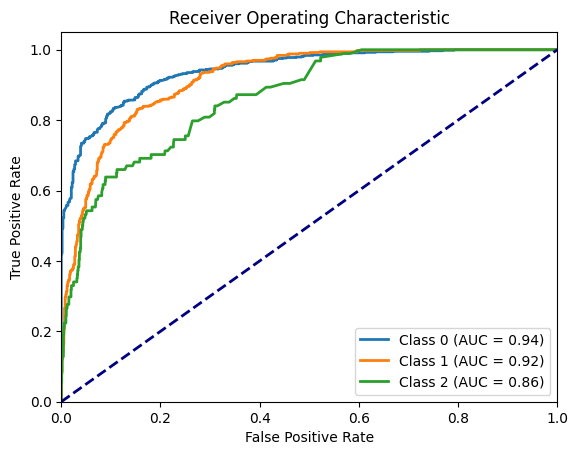
#> input picture features/approach1/aucroc_feature_selection.png, 578 x 455 px
$ python -i featureExtraction.py   (imports and definitions only)
#> lines starting #> are read from the running program, lines starting #| are printed output that depends on the picture
import numpy as np
import cv2
import pandas as pd
from skimage import feature
from skimage.feature import graycomatrix, graycoprops, local_binary_pattern

from skimage.filters import gabor
from skimage import img_as_ubyte
import csv

class FeatureExtraction:
    def __init__(self):
        pass

    def extractFeaturesApproach1(self, image):
        mask = np.full(image.shape, 255)
        glcmFeatures = self.extract_glcm_features(image)
        lbpFeatures = self.extractLBPFeatures(image, mask)
        histFeatures = self.extract3DHistogram(image, mask)
        features = np.concatenate([glcmFeatures, lbpFeatures, histFeatures])
        return features

    def extractFeaturesApproach2(self, image, mask):
        features = self.color_features(image, mask)
        return features

    # [13 lines left out: functions extractFeaturesApproach25, extractKeypointFeatures, not called in this run]

    def calculate_cluster_prominence(self,glcm):
        # Calculate cluster prominence
        p = np.indices(glcm.shape)[0]
        q = np.indices(glcm.shape)[1]
        sum_rows = np.sum(glcm, axis=1)
        sum_cols = np.sum(glcm, axis=0)
        mean_row = np.sum(p * glcm) / np.sum(glcm)
        mean_col = np.sum(q * glcm) / np.sum(glcm)
        cluster_prominence = np.sum(((p + q - mean_row - mean_col) ** 4) * glcm) / np.sum(glcm) ** 2
        return cluster_prominence


    def calculate_cluster_shade(self,glcm):
        # Calculate cluster shade
        p = np.indices(glcm.shape)[0]
        q = np.indices(glcm.shape)[1]
        mean_row = np.sum(p * glcm) / np.sum(glcm)
        mean_col = np.sum(q * glcm) / np.sum(glcm)
        cluster_shade = np.sum(((p + q - mean_row - mean_col) ** 3) * glcm) / np.sum(glcm) ** 2
        return cluster_shade


    def calculate_max_probability(self,glcm):
        # Calculate max probability
        max_probability = np.max(glcm) / np.sum(glcm)
        return max_probability


    def calculate_sum_average(self,glcm):
        # Calculate sum average
        p = np.indices(glcm.shape)[0]
        q = np.indices(glcm.shape)[1]
        sum_average = np.sum((p + q) * glcm) / np.sum(glcm)
        return sum_average


    def calculate_sum_variance(self,glcm):
        # Calculate sum variance
        p = np.indices(glcm.shape)[0]
        q = np.indices(glcm.shape)[1]
        sum_average = self.calculate_sum_average(glcm)
        sum_variance = np.sum(((p + q) - sum_average) ** 2 * glcm) / np.sum(glcm)
        return sum_variance


    def calculate_sum_entropy(self,glcm):
        # Calculate sum entropy
        glcm_normalized = glcm / np.sum(glcm)
        sum_entropy = -np.sum(glcm_normalized * np.log2(glcm_normalized + 1e-10))
        return sum_entropy


    def calculate_difference_variance(self,glcm):
        # Calculate difference variance
        p = np.indices(glcm.shape)[0]
        q = np.indices(glcm.shape)[1]
        difference_variance = np.sum(((p - q) ** 2) * glcm) / np.sum(glcm)
        return difference_variance


    def calculate_difference_entropy(self,glcm):
        # Calculate difference entropy
        glcm_normalized = glcm / np.sum(glcm)
        difference_entropy = -np.sum(glcm_normalized * np.log2(glcm_normalized + 1e-10))
        return difference_entropy

    # [10 lines left out: function extract_gabor_features, not called in this run]

    def extract_glcm_features(self,roi):
        gray = cv2.cvtColor(roi, cv2.COLOR_BGR2GRAY)
        # Param:
        # source image
        # List of pixel pair distance offsets - here 1 in each direction
        # List of pixel pair angles in radians
        graycom = feature.graycomatrix(gray, [1], [0, np.pi / 4, np.pi / 2, 3 * np.pi / 4], levels=256)

        # Find the GLCM properties
        contrast = feature.graycoprops(graycom, 'contrast')
        dissimilarity = feature.graycoprops(graycom, 'dissimilarity')
        homogeneity = feature.graycoprops(graycom, 'homogeneity')
        energy = feature.graycoprops(graycom, 'energy')
        correlation = feature.graycoprops(graycom, 'correlation')
        asm = feature.graycoprops(graycom, 'ASM')

        cluster_prominence = self.calculate_cluster_prominence(graycom)
        cluster_shade = self.calculate_cluster_shade(graycom)
        max_probability = self.calculate_max_probability(graycom)
        sum_average = self.calculate_sum_average(graycom)
        sum_variance = self.calculate_sum_variance(graycom)
        sum_entropy = self.calculate_sum_entropy(graycom)
        difference_variance = self.calculate_difference_variance(graycom)
        difference_entropy = self.calculate_difference_entropy(graycom)

        # # Calculate the lacunarity feature from the contrast
        lacunarity = 1 - (contrast.var() / contrast.mean() ** 2)

        # Concatenate all the features into a single vector
        features = np.concatenate([
            contrast.ravel(),
            dissimilarity.ravel(),
            homogeneity.ravel(),
            energy.ravel(),
            correlation.ravel(),
            asm.ravel(),
            lacunarity.ravel(),
            cluster_prominence.ravel(),
            cluster_shade.ravel(),
            max_probability.ravel(),
            sum_average.ravel(),
            sum_variance.ravel(),
            sum_entropy.ravel(),
            difference_variance.ravel(),
            difference_entropy.ravel()
        ])
        # print(features)

        return features

    @staticmethod
    def extractLBPFeatures(image, mask):
        gray_image = cv2.cvtColor(image, cv2.COLOR_BGR2GRAY)
        lbp_image = local_binary_pattern(gray_image, P=8, R=1, method='uniform')
        lbp_hist = np.histogram(lbp_image, bins=int(lbp_image.max()+1))
        return lbp_hist[0]

    def extract3DHistogram(self, image, mask):
        channels = [0, 1, 2]
        bins = [3, 3, 3]
        ranges = [0, 256, 0, 256, 0, 256]
        bgr_histogram = cv2.calcHist([image], channels, None, bins, ranges)
        features = bgr_histogram.flatten()
        return features

    # [34 lines left out: functions shape_features, color_features, not called in this run]

>>> import cv2
>>> picture = cv2.imread('../features/approach1/aucroc_feature_selection.png')
#> picture is the input picture: shape (455, 578, 3); mean B, G, R 245.3, 246.1, 245.5
>>> result = FeatureExtraction().extractFeaturesApproach1(picture)
#> in extract_glcm_features, `gray = cv2.cvtColor(roi, cv2.COLOR_BGR2GRAY)`:
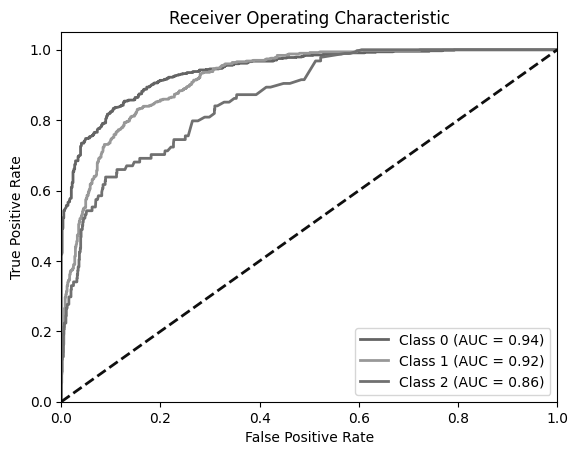
#> gray: shape (455, 578); min 0, max 255, mean 245.8
#> in extract_glcm_features, `contrast = feature.graycoprops(graycom, 'contrast')`: contrast = [[927.4, 1884.7, 1086.1, 1678.2]]
#> in extract_glcm_features, `dissimilarity = feature.graycoprops(graycom, 'dissimilarity')`: dissimilarity = [[5.85, 10.66, 6.63, 9.43]]
#> in extract_glcm_features, `homogeneity = feature.graycoprops(graycom, 'homogeneity')`: homogeneity = [[0.937, 0.897, 0.925, 0.904]]
#> in extract_glcm_features, `energy = feature.graycoprops(graycom, 'energy')`: energy = [[0.904, 0.89, 0.901, 0.894]]
#> in extract_glcm_features, `correlation = feature.graycoprops(graycom, 'correlation')`: correlation = [[0.707, 0.405, 0.657, 0.47]]
#> in extract_glcm_features, `asm = feature.graycoprops(graycom, 'ASM')`: asm = [[0.818, 0.793, 0.812, 0.799]]
#> in calculate_cluster_prominence, `sum_rows = np.sum(glcm, axis=1)`: sum_rows = 256 rows, first 6: [2318, 2318, 2318, 2318], [72, 72, 72, 72], [43, 43, 43, 43], [75, 75, 75, 75], [30, 30, 30, 30], [35, 35, 35, 35]
#> in calculate_cluster_prominence, `sum_cols = np.sum(glcm, axis=0)`: sum_cols has the same summary as sum_rows
#> in calculate_cluster_prominence, `mean_row = np.sum(p * glcm) / np.sum(glcm)`: mean_row = 245.8
#> in calculate_cluster_prominence, `cluster_prominence = np.sum(((p + q - mean_row - mean_col) ** 4) * glc..`: cluster_prominence = 517.6
#> in calculate_cluster_shade, `mean_row = np.sum(p * glcm) / np.sum(glcm)`: mean_row = 245.8
#> in calculate_cluster_shade, `cluster_shade = np.sum(((p + q - mean_row - mean_col) ** 3) * glcm) / ..`: cluster_shade = -1.43
#> in calculate_max_probability, `max_probability = np.max(glcm) / np.sum(glcm)`: max_probability = 0.226
#> in calculate_sum_average, `sum_average = np.sum((p + q) * glcm) / np.sum(glcm)`: sum_average = 491.6
#> in calculate_sum_variance, `sum_variance = np.sum(((p + q) - sum_average) ** 2 * glcm) / np.sum(gl..`: sum_variance = 4937.1
#> in calculate_sum_entropy, `sum_entropy = -np.sum(glcm_normalized * np.log2(glcm_normalized + 1e-1..`: sum_entropy = 3.4
#> in calculate_difference_variance, `difference_variance = np.sum(((p - q) ** 2) * glcm) / np.sum(glcm)`: difference_variance = 1393.7
#> in calculate_difference_entropy, `difference_entropy = -np.sum(glcm_normalized * np.log2(glcm_normalized..`: difference_entropy = 3.4
#> in extract_glcm_features, `lacunarity = 1 - (contrast.var() / contrast.mean() ** 2)`: lacunarity = 0.918
#> in extract_glcm_features, `features = np.concatenate([ contrast.ravel(), dissimilarity.ravel(), h..`: features = 33 values, max 4937.1 at index 29, min -1.43 at index 26, mean 393
#> in extractFeaturesApproach1, `glcmFeatures = self.extract_glcm_features(image)`: glcmFeatures has the same summary as features in extract_glcm_features
#> in extractLBPFeatures, `lbp_image = local_binary_pattern(gray_image, P=8, R=1, method='uniform')`:
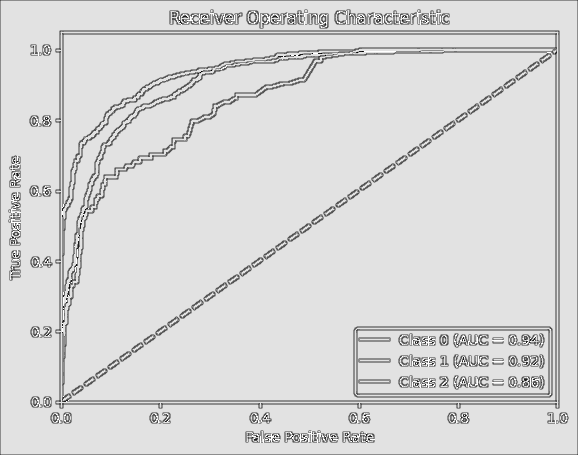
#> lbp_image: shape (455, 578) float64; min 0, max 9, mean 7.64; drawn with min black and max white
#> in extractLBPFeatures, `lbp_hist = np.histogram(lbp_image, bins=int(lbp_image.max()+1))`: lbp_hist = ([16, 270, 113, 3781, 2705, 20076, 287, 3399, 231049, 1294], [0, 0.9, 1.8, 2.7, 3.6, 4.5, 5.4, 6.3, 7.2, 8.1, 9])
#> in extractFeaturesApproach1, `lbpFeatures = self.extractLBPFeatures(image, mask)`: lbpFeatures = [16, 270, 113, 3781, 2705, 20076, 287, 3399, 231049, 1294]
#> in extract3DHistogram, `features = bgr_histogram.flatten()`: features = 27 values, max 250096 at index 26, min 0 at index 1, mean 9740.4
#> in extractFeaturesApproach1, `histFeatures = self.extract3DHistogram(image, mask)`: histFeatures has the same summary as features in extract3DHistogram
#> in extractFeaturesApproach1, `features = np.concatenate([glcmFeatures, lbpFeatures, histFeatures])`: features = 70 values, max 250096 at index 69, min -1.43 at index 26, mean 7699.3
#> result has the same summary as features in extractFeaturesApproach1

$ run again, on features/approach1/confusion_matrix_feature_selection.png
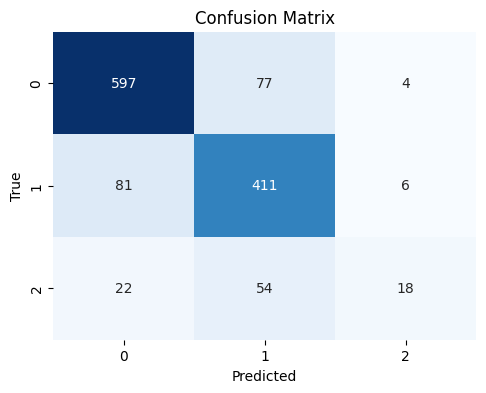
#> input picture features/approach1/confusion_matrix_feature_selection.png, 486 x 393 px
#> picture is the input picture: shape (393, 486, 3); mean B, G, R 235.4, 222.4, 209.3
#> in extract_glcm_features, `gray = cv2.cvtColor(roi, cv2.COLOR_BGR2GRAY)`:
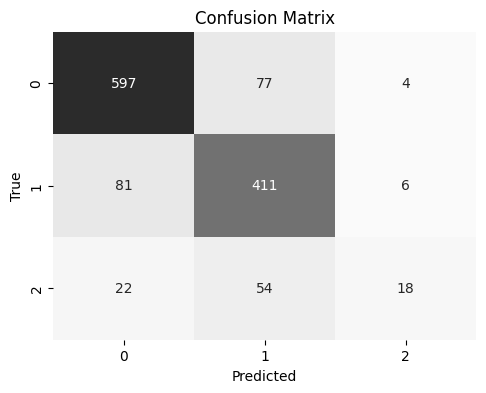
#> gray: shape (393, 486); min 0, max 255, mean 220
#> contrast = [[303.8, 521, 291.7, 514.7]]
#> dissimilarity = [[1.99, 3.15, 1.9, 3.11]]
#> homogeneity = [[0.978, 0.967, 0.978, 0.967]]
#> energy = [[0.392, 0.387, 0.391, 0.387]]
#> correlation = [[0.963, 0.937, 0.964, 0.937]]
#> asm = [[0.154, 0.15, 0.153, 0.15]]
#> sum_rows = 256 rows, first 6: [208, 208, 208, 208], [32, 32, 32, 32], [25, 25, 25, 25], [11, 11, 11, 11], [7, 7, 7, 7], [6, 6, 6, 6]
#> sum_cols has the same summary as sum_rows
#> in calculate_cluster_prominence, `mean_row = np.sum(p * glcm) / np.sum(glcm)`: mean_row = 219.9
#> in calculate_cluster_prominence, `cluster_prominence = np.sum(((p + q - mean_row - mean_col) ** 4) * glc..`: cluster_prominence = 1814.5
#> in calculate_cluster_shade, `mean_row = np.sum(p * glcm) / np.sum(glcm)`: mean_row = 219.9
#> in calculate_cluster_shade, `cluster_shade = np.sum(((p + q - mean_row - mean_col) ** 3) * glcm) / ..`: cluster_shade = -5.28
#> in calculate_max_probability, `max_probability = np.max(glcm) / np.sum(glcm)`: max_probability = 0.076
#> in calculate_sum_average, `sum_average = np.sum((p + q) * glcm) / np.sum(glcm)`: sum_average = 439.7
#> in calculate_sum_variance, `sum_variance = np.sum(((p + q) - sum_average) ** 2 * glcm) / np.sum(gl..`: sum_variance = 16009
#> in calculate_sum_entropy, `sum_entropy = -np.sum(glcm_normalized * np.log2(glcm_normalized + 1e-1..`: sum_entropy = 5.28
#> in calculate_difference_variance, `difference_variance = np.sum(((p - q) ** 2) * glcm) / np.sum(glcm)`: difference_variance = 407.7
#> in calculate_difference_entropy, `difference_entropy = -np.sum(glcm_normalized * np.log2(glcm_normalized..`: difference_entropy = 5.28
#> lacunarity = 0.927
#> in extract_glcm_features, `features = np.concatenate([ contrast.ravel(), dissimilarity.ravel(), h..`: features = 33 values, max 16009 at index 29, min -5.28 at index 26, mean 616
#> glcmFeatures has the same summary as features in extract_glcm_features
#> in extractLBPFeatures, `lbp_image = local_binary_pattern(gray_image, P=8, R=1, method='uniform')`:
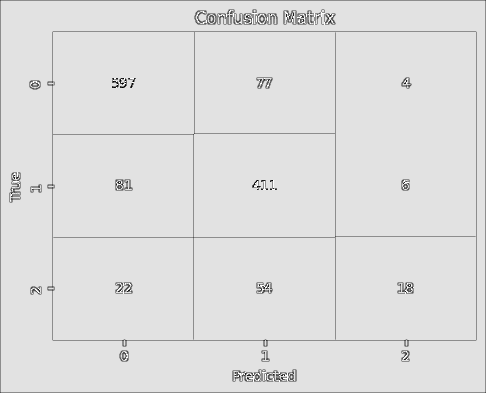
#> lbp_image: shape (393, 486) float64; min 0, max 9, mean 7.87; drawn with min black and max white
#> lbp_hist = ([22, 123, 41, 655, 382, 6317, 119, 679, 182294, 366], [0, 0.9, 1.8, 2.7, 3.6, 4.5, 5.4, 6.3, 7.2, 8.1, 9])
#> lbpFeatures = [22, 123, 41, 655, 382, 6317, 119, 679, 182294, 366]
#> in extract3DHistogram, `features = bgr_histogram.flatten()`: features = 27 values, max 160630 at index 26, min 0 at index 1, mean 7074
#> histFeatures has the same summary as features in extract3DHistogram
#> in extractFeaturesApproach1, `features = np.concatenate([glcmFeatures, lbpFeatures, histFeatures])`: features = 70 values, max 182294 at index 41, min -5.28 at index 26, mean 5747.5
#> result has the same summary as features in extractFeaturesApproach1
